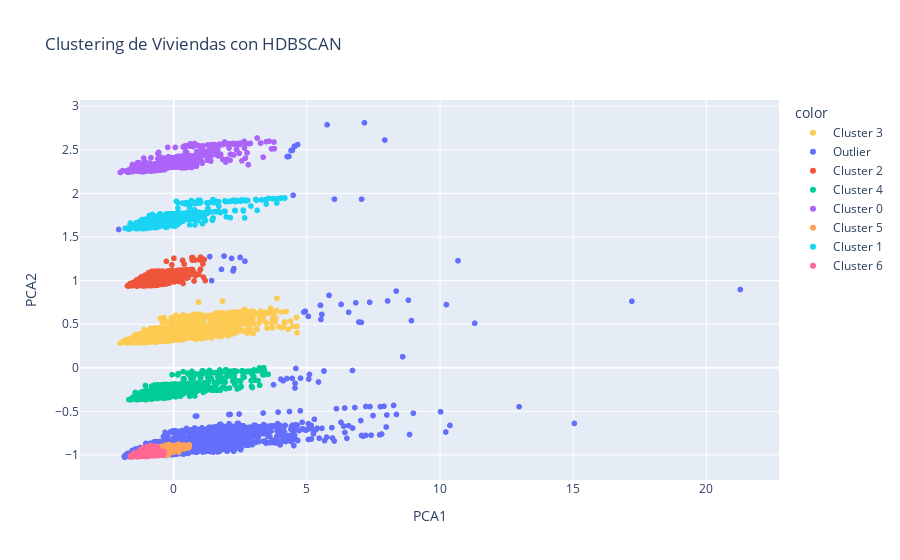

Source (notebook cell):
### Markdown cell above
## *5.4. hDBSCAN (Density-Based Spatial Clustering of Applications with Noise)*
- Útil cuando hay clusters de forma irregular o con ruido.
- No requiere definir el número de clusters, pero es sensible a los parámetros eps y min_samples.

### Code cell
# Seleccionar las columnas que nos interesan
df_cluster = df[['m2_constr', 'habitaciones', 'precio_mean_b', 'estado']]

# Normalizar los datos
scaler = StandardScaler()
df_scaled = scaler.fit_transform(df_cluster)

# Aplicar PCA para reducir a 2 dimensiones
pca = PCA(n_components=2)
pca_result = pca.fit_transform(df_scaled)

# Crear el DataFrame con las componentes principales
df_pca = pd.DataFrame(pca_result, columns=['PCA1', 'PCA2'])

# Ajustar HDBSCAN
hdb = hdbscan.HDBSCAN(min_cluster_size=500, min_samples=5, cluster_selection_method='leaf')
df_pca['cluster'] = hdb.fit_predict(df_pca)

# Crear el mapa de colores para los clusters
colors = px.colors.sample_colorscale(samplepoints=df_pca['cluster'].nunique(), colorscale='rainbow')
color_map = {i: colors[i] for i in range(len(set(df_pca['cluster'])))} 
color_map[-1] = 'lightgray'  # Outliers

# Visualizar los clusters en 2D
fig = px.scatter(
    df_pca, 
    x='PCA1', 
    y='PCA2', 
    color=df_pca['cluster'].apply(lambda x: f"Cluster {x}" if x != -1 else "Outlier"),
    color_discrete_map=color_map,
    title='Clustering de Viviendas con HDBSCAN',
    labels={'cluster': 'Cluster'},
)
fig.show()

### Figure 1 — Plotly figure (JSON) as saved in the notebook; plotly's stock layout.template omitted (floating-point values rounded to 4 significant figures; data arrays with more than 128 entries replaced by an {"elided": "..."} marker saying what was removed)
{"data": [{"hovertemplate": "color=Cluster 3<br>PCA1=%{x}<br>PCA2=%{y}<extra></extra>", "legendgroup": "Cluster 3", "marker": {"color": "#FECB52", "symbol": "circle"}, "mode": "markers", "name": "Cluster 3", "showlegend": true, "type": "scattergl", "x": {"elided": "2532 float values"}, "xaxis": "x", "y": {"elided": "2532 float values"}, "yaxis": "y"}, {"hovertemplate": "color=Outlier<br>PCA1=%{x}<br>PCA2=%{y}<extra></extra>", "legendgroup": "Outlier", "marker": {"color": "#636efa", "symbol": "circle"}, "mode": "markers", "name": "Outlier", "showlegend": true, "type": "scattergl", "x": {"elided": "1908 float values"}, "xaxis": "x", "y": {"elided": "1908 float values"}, "yaxis": "y"}, {"hovertemplate": "color=Cluster 2<br>PCA1=%{x}<br>PCA2=%{y}<extra></extra>", "legendgroup": "Cluster 2", "marker": {"color": "#EF553B", "symbol": "circle"}, "mode": "markers", "name": "Cluster 2", "showlegend": true, "type": "scattergl", "x": {"elided": "830 float values"}, "xaxis": "x", "y": {"elided": "830 float values"}, "yaxis": "y"}, {"hovertemplate": "color=Cluster 4<br>PCA1=%{x}<br>PCA2=%{y}<extra></extra>", "legendgroup": "Cluster 4", "marker": {"color": "#00cc96", "symbol": "circle"}, "mode": "markers", "name": "Cluster 4", "showlegend": true, "type": "scattergl", "x": {"elided": "943 float values"}, "xaxis": "x", "y": {"elided": "943 float values"}, "yaxis": "y"}, {"hovertemplate": "color=Cluster 0<br>PCA1=%{x}<br>PCA2=%{y}<extra></extra>", "legendgroup": "Cluster 0", "marker": {"color": "#ab63fa", "symbol": "circle"}, "mode": "markers", "name": "Cluster 0", "showlegend": true, "type": "scattergl", "x": {"elided": "537 float values"}, "xaxis": "x", "y": {"elided": "537 float values"}, "yaxis": "y"}, {"hovertemplate": "color=Cluster 5<br>PCA1=%{x}<br>PCA2=%{y}<extra></extra>", "legendgroup": "Cluster 5", "marker": {"color": "#FFA15A", "symbol": "circle"}, "mode": "markers", "name": "Cluster 5", "showlegend": true, "type": "scattergl", "x": {"elided": "820 float values"}, "xaxis": "x", "y": {"elided": "820 float values"}, "yaxis": "y"}, {"hovertemplate": "color=Cluster 1<br>PCA1=%{x}<br>PCA2=%{y}<extra></extra>", "legendgroup": "Cluster 1", "marker": {"color": "#19d3f3", "symbol": "circle"}, "mode": "markers", "name": "Cluster 1", "showlegend": true, "type": "scattergl", "x": {"elided": "587 float values"}, "xaxis": "x", "y": {"elided": "587 float values"}, "yaxis": "y"}, {"hovertemplate": "color=Cluster 6<br>PCA1=%{x}<br>PCA2=%{y}<extra></extra>", "legendgroup": "Cluster 6", "marker": {"color": "#FF6692", "symbol": "circle"}, "mode": "markers", "name": "Cluster 6", "showlegend": true, "type": "scattergl", "x": {"elided": "1706 float values"}, "xaxis": "x", "y": {"elided": "1706 float values"}, "yaxis": "y"}], "layout": {"legend": {"title": {"text": "color"}, "tracegroupgap": 0}, "title": {"text": "Clustering de Viviendas con HDBSCAN"}, "xaxis": {"anchor": "y", "domain": [0, 1], "title": {"text": "PCA1"}}, "yaxis": {"anchor": "x", "domain": [0, 1], "title": {"text": "PCA2"}}}}
